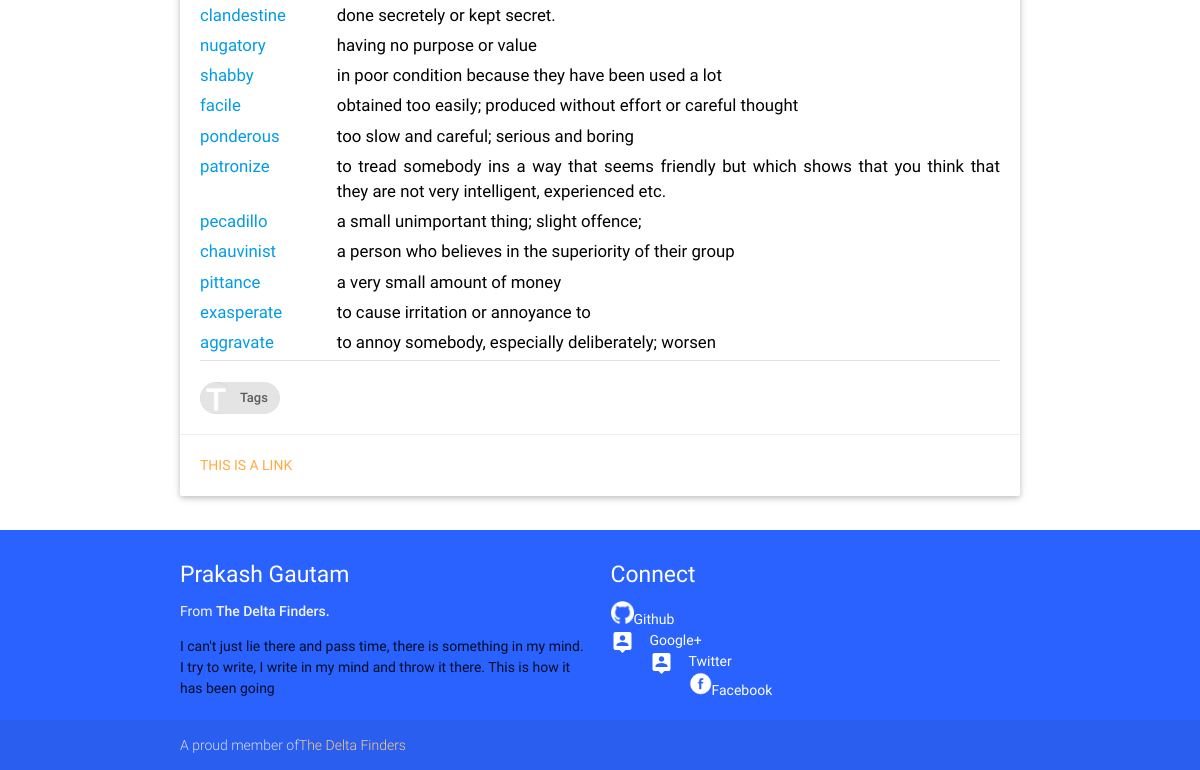
The page /gre/tag/Negative (lower part) on the database as committed earlier.
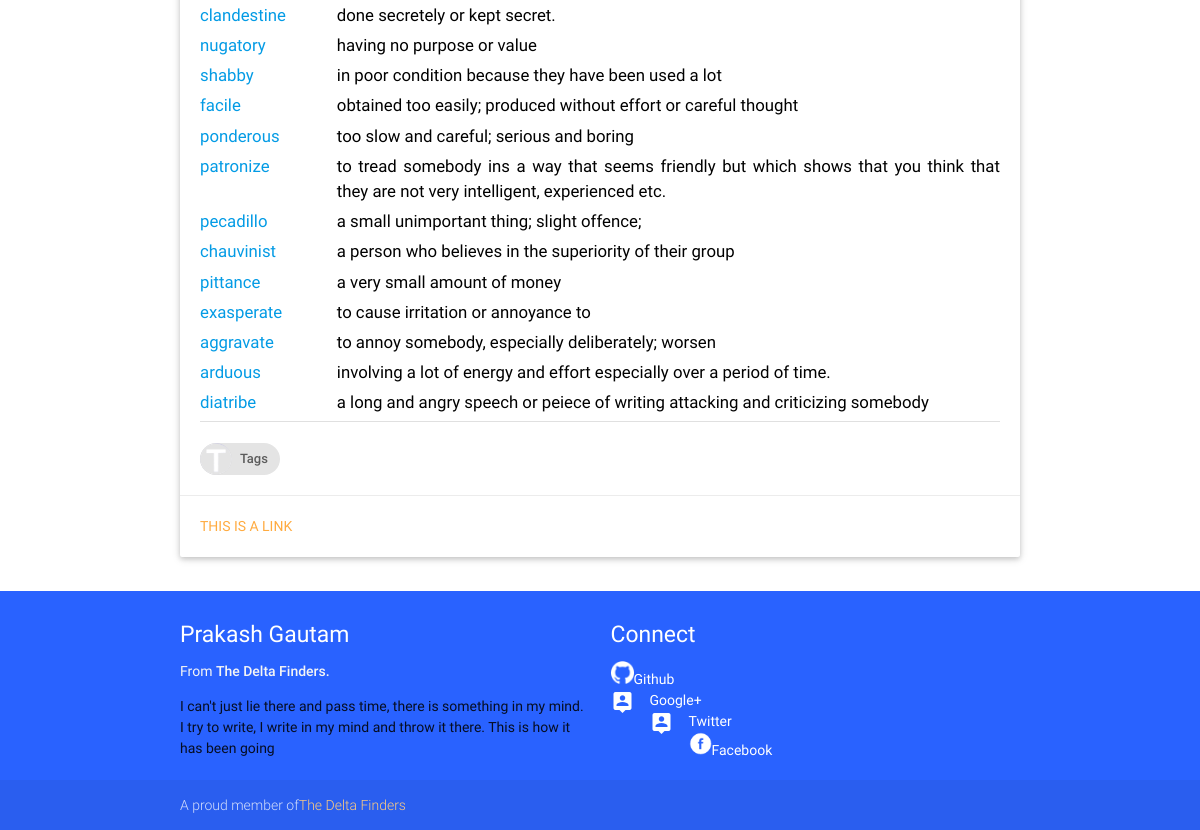
The same page on the database as committed later.
### gre/models.py (models this page shows)
class Vocab(models.Model):
    word = models.CharField(max_length=25,unique=True)
    meaning = models.CharField(max_length=250)
    sentences = models.TextField();
    createdate = models.DateTimeField(auto_now_add=True)
    updatedate = models.DateTimeField(auto_now=True)
    category = models.ManyToManyField('Tag',blank=False)
    source = models.ManyToManyField('Source',blank=False)
    synonym = models.ManyToManyField('Vocab',  blank=True, related_name="%(app_label)s_%(class)s_related_synonym")
    antonym = models.ManyToManyField('Vocab',  blank=True, related_name="%(app_label)s_%(class)s_related_antonym")
    seealso = models.ManyToManyField('Vocab',  blank=True, related_name="%(app_label)s_%(class)s_related_see_also" )
    def __str__(self):
        return self.word

### gre/views.py (the view)
# urls.py: url(r'^tag/(?P<ptag>[\w]+)$',views.GreTag.as_view(),name='tag'),
class GreTag(View):
    def get(self,request,ptag):
        tagids = get_list_or_404(Tag,tagname__contains = ptag)
        tagwords = get_list_or_404(Vocab,category__in = tagids)
        template = loader.get_template('gre/tags.html')
        context = {
            'tagwords':tagwords,
            'tag' : ptag
        }
        return HttpResponse(template.render(context,request))

### gre/templates/gre/tags.html (shortened to what this page needs)
{%extends "base.html" %}
{%load staticfiles %}
{%block bodycontent %}
<div class="container">
<div class="row">
    <div class="col l12 s12 m12">
      <div class="card">
        <div class="card-content black-text">
            <div class="content" style="text-align: justify; font-size: 1.2em">
            {%for word in tagwords%}
            <div class="row">
                <div class="col s3 m3 l2"><a href="{% url 'gre:meaning' word%}">{{word}}</a></div>
                <div class="col s9 m9 l10">{{word.meaning}}</div>
             </div>
            {% endfor %}
          </div>
          <div class="divider"></div>
          <br/>
          <a href="{% url 'gre:alltag' %}">
          <div class="chip">
                <img src="{%static 'images/capital-t.png'%}" alt="Tags">
                Tags
          </div>
          </a>
        </div>
        <div class="card-action">
          <a href="#">This is a link</a>
        </div>
      </div>
    </div>
</div>
</div>
{%endblock bodycontent %}

### templates/base.html (shortened to what this page needs)
{% load staticfiles %}
<!DOCTYPE html>
<html lang="en">
<head>
  <link href="{%static 'css/MaterialFonts.css'%}" type="text/css" rel="stylesheet" media="screen,projection"/>
  <link href="{%static 'css/materialize.css'%}" type="text/css" rel="stylesheet" media="screen,projection"/>
  <link href="{%static 'css/style.css'%}" type="text/css" rel="stylesheet" media="screen,projection"/>
  <link href="{%static 'css/prettify/prettify.css'%}" type="text/css" rel="stylesheet" media="screen,projection"/>
</head>
<body onload="prettyPrint()">
    {%block bodycontent%} {% endblock bodycontent %}
    {%include "footer.html" %}
  </body>
</html>

### templates/navbar.html (shortened to what this page needs)
{%load staticfiles %}

### templates/footer.html
{% load staticfiles %}
{%block footer %}
<footer class="page-footer blue accent-4">
    <div class="container">
      <div class="row">
        <div class="col l6 s12">
          <h5 class="white-text">Prakash Gautam</h5>
          <p class="grey-text text-lighten-4">From <strong>The Delta Finders.</strong> </p>
          <p>I can't just lie there and pass time, there is
             something in my mind. I try to write,  I write
             in my mind and throw it there. This is  how it
             has been going
          </p>
        </div>
       <div class="col l6 s12">
          <h5 class="white-text">Connect</h5>
          <ul>
              <li><a class="white-text" href="http://github.com/pranphy/"><img src="{% static 'images/github-icon.png' %}" style="height:23px; width:23px" />Github</a></li>
              <li><a class="white-text" href="http://plus.google.com/pranphy/"><i class="material-icons left">person_pin</i>Google+</a></li>
              <li><a class="white-text" href="http://twitter.com/pranphy"><i class="material-icons left">person_pin</i>Twitter</a></li>
              <li><a class="white-text" href="http://fb.com/pranphy"><img src="{% static 'images/facebook-icon.png' %}" style="height:23px; width:23px" />Facebook</a></li>
          </ul>
        </div>
      </div>
    </div>
    <div class="footer-copyright">
      <div class="container text-center">
      A proud member of<a class="orange-text text-lighten-3" href="http://github.com/TheDeltaFinders/">The Delta Finders</a>
      </div>
    </div>
  </footer>
{% endblock footer %}

### static/css/style.css (style rules this page uses)
html { font-size: 14px; }
.row { margin-bottom: 5px; }

Rows that differ between the two databases and show on the page:
added Vocab: word "arduous", meaning "involving a lot of energy and effort especially over a period of time."
added Vocab: word "diatribe", meaning "a long and angry speech or peiece of writing attacking and criticizing somebody"
